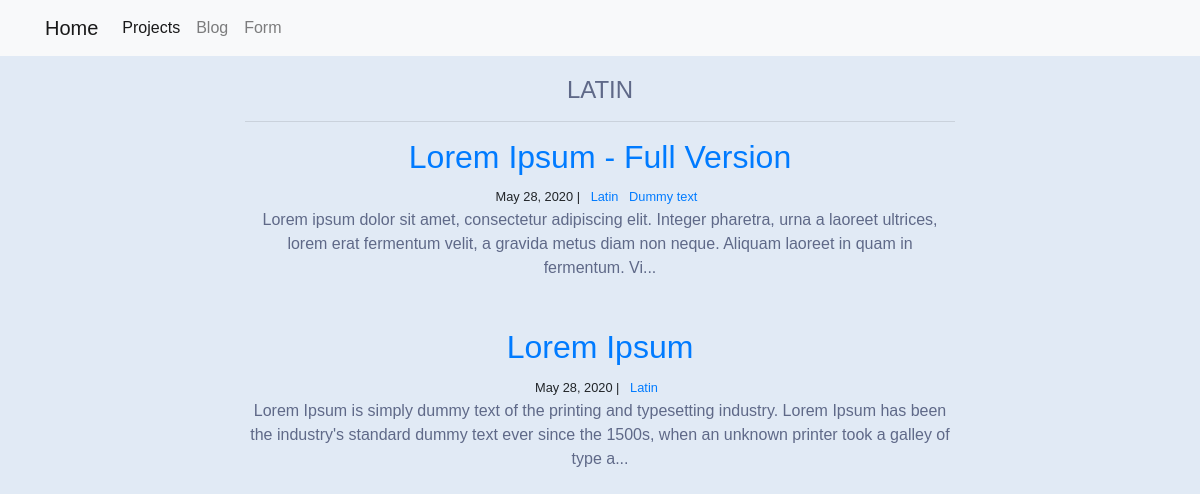
Page /blog/Latin/ on the committed database.
### blog/models.py (models this page shows)
class Category(models.Model):
	name = models.CharField(max_length=20)

class Post(models.Model):
	title = models.CharField(max_length=255)
	body = models.TextField()
	created_on = models.DateTimeField(auto_now_add=True)
	last_modified = models.DateTimeField(auto_now=True)
	categories = models.ManyToManyField('Category', related_name='posts')

### blog/views.py (the view)
# urls.py: path('<category>/', views.blog_category, name='blog_category'),
def blog_category(request, category):
	posts = Post.objects.filter(
			categories__name__contains=category
		).order_by('-created_on')
	contxt = { 'category': category,
				'posts': posts,
				'title': "Category - "+ category}
	return render(request, 'blog_category.html', contxt)

### blog/templates/blog_category.html
{% extends 'base.html' %}
{% block page_content %}
<div class="col-md-8 offset-md-2">
	<h1>{{category | title }}</h1>
	<hr>
	{% for post in posts %}
	<h2><a href="{%url 'blog_detail' post.pk%}"> {{post.title | title}}</a></h2>
	<small>
		{{post.created_on.date }} | &nbsp;
		{% for category in post.categories.all %}
		<a href="{% url 'blog_category' category.name %}">{{category.name}}
		</a> &nbsp;
		{% endfor%}
		</small>
		<p>{{post.body | slice:":200"}}...</p>
		<br><br>
	{% endfor %}
</div>
{% endblock %}

### myapp/static/css/style.css (style rules this page uses)
body { font-family: proxima-nova, sans-serif; text-align: center; background: #e1eaf5; }
h1 { font-family: proxima-nova, sans-serif; text-transform: uppercase; color: #5f6988; margin: 20px 0 10px; font-size: 1.5em; }
p { color: #5f6988; margin: 0; }

### rows in the picture
Category: name "LATIN", name "Latin"
Post: title "Lorem Ipsum - Full Version", created_on "May 28, 2020", body "Lorem ipsum dolor sit amet, consectetur adipiscing elit. Integer pharetra, urna a laoreet ultrices, lorem erat fermentum velit, a gravida metus diam non neque. Aliquam laoreet in quam in fermentum. Vi"
Category: name "Dummy text"
Post: title "Lorem Ipsum", created_on "May 28, 2020", body "Lorem Ipsum is simply dummy text of the printing and typesetting industry. Lorem Ipsum has been the industry's standard dummy text ever since the 1500s, when an unknown printer took a galley of type a"
